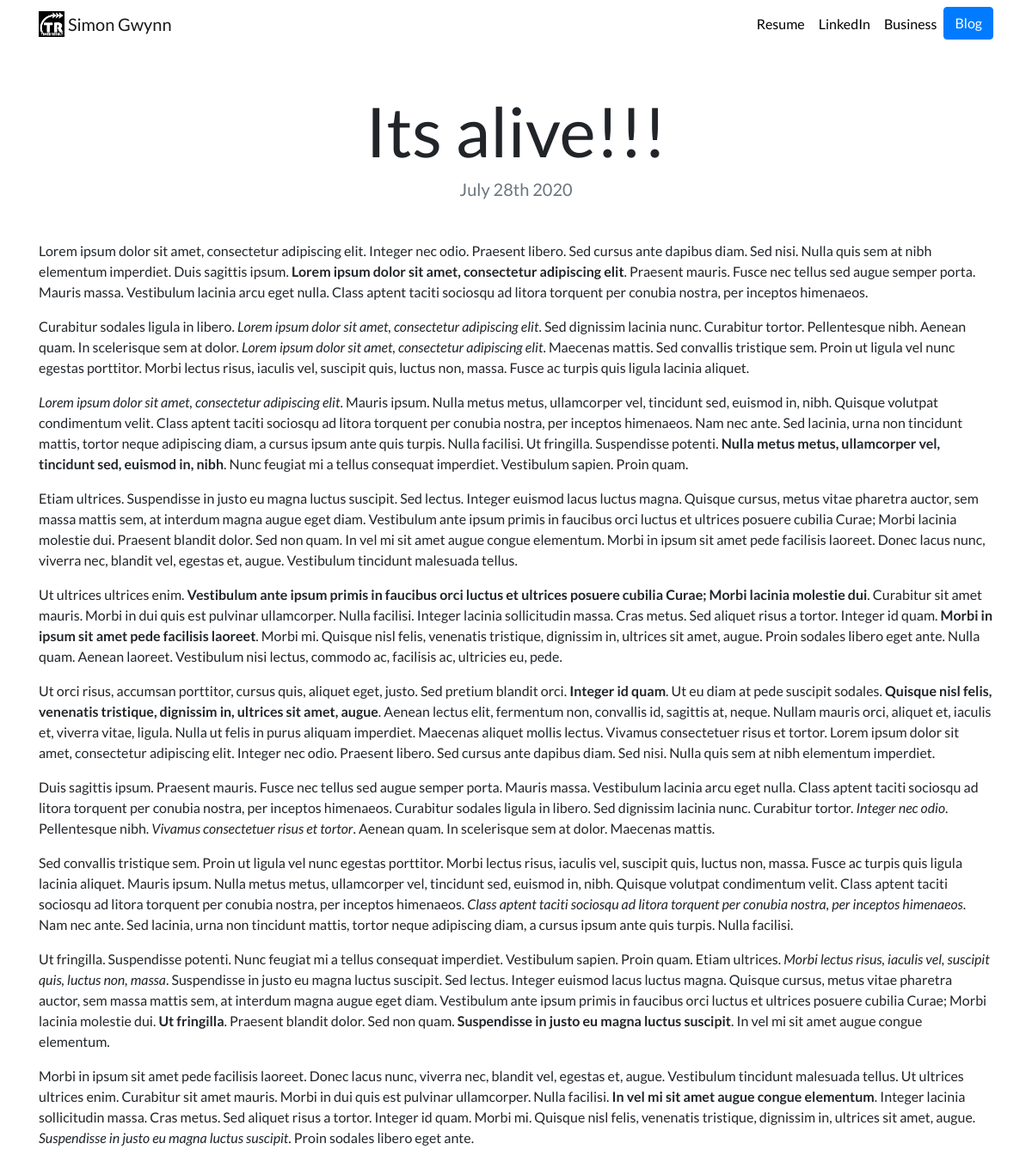
Page /blog/3/ on the committed database.
### blog/models.py (models this page shows, shortened)
class Blog(models.Model):
    title = models.CharField(max_length=200)
    description = models.TextField()
    date = models.DateField()

### blog/views.py (the view)
# urls.py: path('<int:blog_id>/', views.detail, name='detail'),
def detail(request, blog_id):
    blog = get_object_or_404(Blog, pk=blog_id)
    return render(request, 'blog/detail.html', {'blog':blog})

### blog/templates/blog/detail.html
{% extends "portfolio/base.html" %}
{% load static %}
{% block content %}
<h1 class="text-center mt-5" id="blogdetailtitle">{{ blog.title }}</h1>
<h5 class="text-center text-muted mb-5">{{ blog.date|date:'F jS Y' }}</h5>
{{ blog.description|safe }}
{% endblock %}

### portfolio/static/portfolio/custom.css (style rules this page uses)
body { font-family: 'Lato', sans-serif; }
@media (min-width: 992px) { #blogdetailtitle { font-size: 5rem; } }

### rows in the picture
Blog: title "Its alive!!!", date "July 28th 2020", description "Lorem ipsum dolor sit amet, consectetur adipiscing elit. Integer nec odio. Praesent libero. Sed cursus ante dapibus diam. Sed nisi. Nulla quis sem at nibh elementum imperdiet. Duis sagittis ipsum. Lorem ipsum dolor sit amet, consectetur adipiscing elit . Praesent mauris. Fusce nec tellus sed augue semper porta. Mauris massa. Vestibulum lacinia arcu eget nulla. Class aptent taciti sociosqu ad litora torquent per conubia nostra, per inceptos himenaeos. Curabitur sodales ligula in libero. Lorem ipsum dolor sit amet, consectetur adipiscing elit . Sed dignissim lacinia nunc. Curabitur tortor. Pellentesque nibh. Aenean quam. In scelerisque sem at dolor. Lorem ipsum dolor sit amet, consectetur…"
